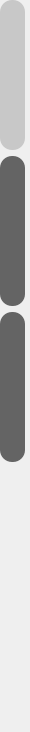
                  <widget class="QFrame" name="frame_4">
                   <property name="minimumSize">
                    <size>
                     <width>30</width>
                     <height>0</height>
                    </size>
                   </property>
                   <property name="maximumSize">
                    <size>
                     <width>30</width>
                     <height>16777215</height>
                    </size>
                   </property>
                   <property name="frameShape">
                    <enum>QFrame::NoFrame</enum>
                   </property>
                   <property name="frameShadow">
                    <enum>QFrame::Raised</enum>
                   </property>
                   <layout class="QVBoxLayout" name="verticalLayout_4">
                    <property name="leftMargin">
                     <number>0</number>
                    </property>
                    <property name="topMargin">
                     <number>0</number>
                    </property>
                    <property name="rightMargin">
                     <number>0</number>
                    </property>
                    <property name="bottomMargin">
                     <number>0</number>
                    </property>
                    <item>
                     <widget class="QPushButton" name="pushButton_preview">
                      <property name="minimumSize">
                       <size>
                        <width>25</width>
                        <height>150</height>
                       </size>
                      </property>
                      <property name="maximumSize">
                       <size>
                        <width>25</width>
                        <height>150</height>
                       </size>
                      </property>
                      <property name="cursor">
                       <cursorShape>PointingHandCursor</cursorShape>
                      </property>
                      <property name="toolTip">
                       <string/>
                      </property>
                      <property name="autoFillBackground">
                       <bool>false</bool>
                      </property>
                      <property name="styleSheet">
                       <string notr="true">QPushButton{
background-image: url(:/icons/icons/preview_n.png);
background-color: rgb(200, 200, 200);
border:none;
border-radius:12px;
background-repeat: no-repeat;
background-position: center;
}

QPushButton::hover{
border:none;
background-repeat: no-repeat;
background-position: center;
}</string>
                      </property>
                      <property name="text">
                       <string/>
                      </property>
                      <property name="autoRepeat">
                       <bool>false</bool>
                      </property>
                      <property name="autoExclusive">
                       <bool>false</bool>
                      </property>
                      <property name="autoDefault">
                       <bool>false</bool>
                      </property>
                      <property name="default">
                       <bool>false</bool>
                      </property>
                      <property name="flat">
                       <bool>false</bool>
                      </property>
                     </widget>
                    </item>
                    <item>
                     <widget class="QPushButton" name="pushButton_video">
                      <property name="minimumSize">
                       <size>
                        <width>25</width>
                        <height>150</height>
                       </size>
                      </property>
                      <property name="maximumSize">
                       <size>
                        <width>25</width>
                        <height>150</height>
                       </size>
                      </property>
                      <property name="cursor">
                       <cursorShape>PointingHandCursor</cursorShape>
                      </property>
                      <property name="toolTip">
                       <string/>
                      </property>
                      <property name="autoFillBackground">
                       <bool>false</bool>
                      </property>
                      <property name="styleSheet">
                       <string notr="true">QPushButton{
background-image: url(:/icons/icons/video.png);
background-color: rgb(100, 100, 100);
border:none;
border-radius:12px;
background-repeat: no-repeat;
background-position: center;
qproperty-alignment: AlignVCenter;
}

QPushButton::hover{
background-color: rgb(200, 200, 200);
border:none;
background-repeat: no-repeat;
background-position: center;
}</string>
                      </property>
                      <property name="text">
                       <string/>
                      </property>
                      <property name="autoRepeat">
                       <bool>false</bool>
                      </property>
                      <property name="autoExclusive">
                       <bool>false</bool>
                      </property>
                      <property name="autoDefault">
                       <bool>false</bool>
                      </property>
                      <property name="default">
                       <bool>false</bool>
                      </property>
                      <property name="flat">
                       <bool>false</bool>
                      </property>
                     </widget>
                    </item>
                    <item>
                     <widget class="QPushButton" name="pushButton_results">
                      <property name="minimumSize">
                       <size>
                        <width>25</width>
                        <height>150</height>
                       </size>
                      </property>
                      <property name="maximumSize">
                       <size>
                        <width>25</width>
                        <height>150</height>
                       </size>
                      </property>
                      <property name="cursor">
                       <cursorShape>PointingHandCursor</cursorShape>
                      </property>
                      <property name="toolTip">
                       <string/>
                      </property>
                      <property name="autoFillBackground">
                       <bool>false</bool>
                      </property>
                      <property name="styleSheet">
                       <string notr="true">QPushButton{
background-image: url(:/icons/icons/results.png);
background-color: rgb(100, 100, 100);
border:none;
border-radius:12px;
background-repeat: no-repeat;
background-position: center;
qproperty-alignment: AlignVCenter;
}

QPushButton::hover{
background-color: rgb(200, 200, 200);
border:none;
background-repeat: no-repeat;
background-position: center;
}</string>
                      </property>
                      <property name="text">
                       <string/>
                      </property>
                      <property name="autoRepeat">
                       <bool>false</bool>
                      </property>
                      <property name="autoExclusive">
                       <bool>false</bool>
                      </property>
                      <property name="autoDefault">
                       <bool>false</bool>
                      </property>
                      <property name="default">
                       <bool>false</bool>
                      </property>
                      <property name="flat">
                       <bool>false</bool>
                      </property>
                     </widget>
                    </item>
                    <item>
                     <spacer name="verticalSpacer">
                      <property name="orientation">
                       <enum>Qt::Vertical</enum>
                      </property>
                      <property name="sizeHint" stdset="0">
                       <size>
                        <width>20</width>
                        <height>270</height>
                       </size>
                      </property>
                     </spacer>
                    </item>
                   </layout>
                  </widget>
